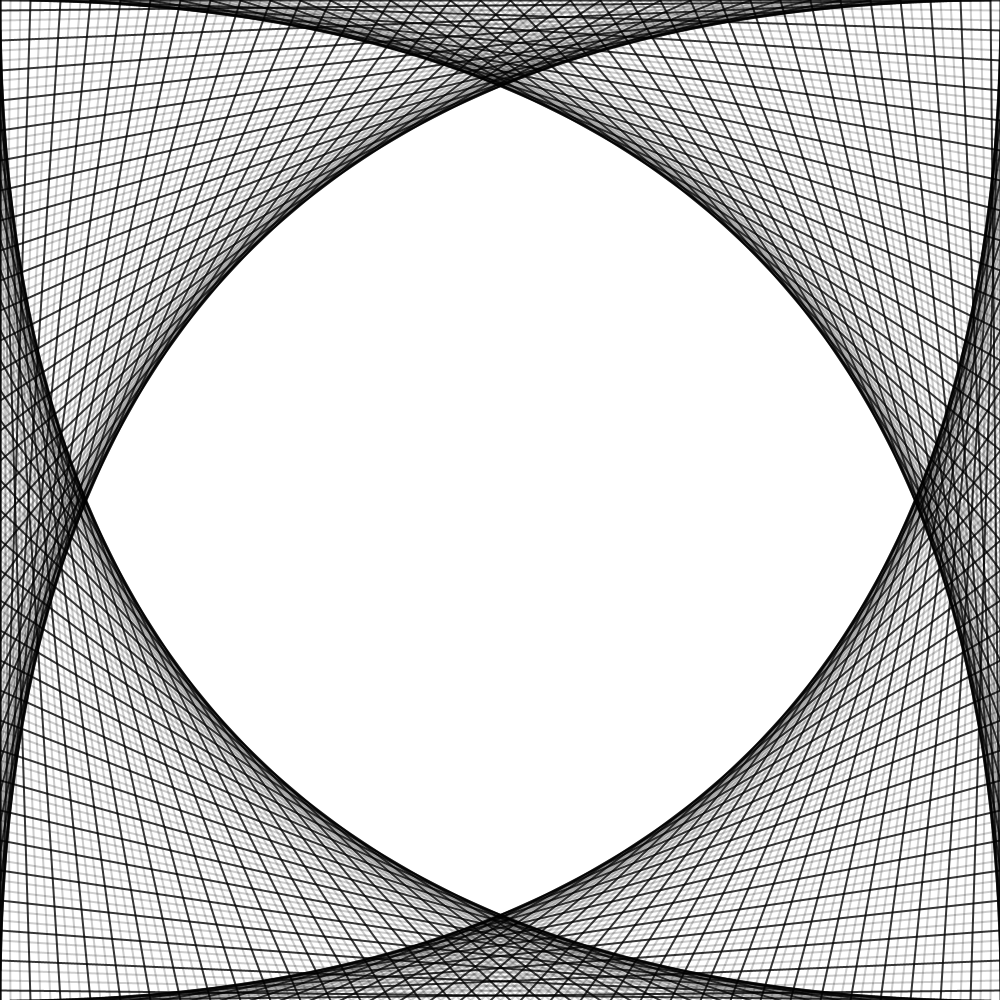
Frame 1 (no input)
Frame 60 (the mouse pressed at the canvas centre just before this capture): identical to frame 1, image omitted
Frame 120 (the mouse held since frame 60 and released just before this capture): identical to frame 1, image omitted

The Processing sketch that drew this single still picture (run headless with seeded random() and noise(); from frame 60 on, the mouse is pressed at the canvas centre):

// Processing sketch: Assignment2
// ── Assignment2.pde
int spaceBetweenLines = 10;

void setup()
{
  size(1000, 1000);
}

void draw()
{
    //Clear background
  background(255, 255, 255);
  stroke(0, 0, 0);
  strokeWeight(2);

    //Draw our scan lines.
  for (int i = 0; i < height; i += spaceBetweenLines) 
  {
  	if (i % 3 == 0)
  	{
  		stroke (0, 0, 0, 200);
  	}
	else
	{
		stroke (0, 0, 0, 50);
	}
    line(height, i, i, 0);
    line(i, height, 0, i);
    line(height, i, height - i, height);
    line(0, height - i, i, 0);
  }
}
